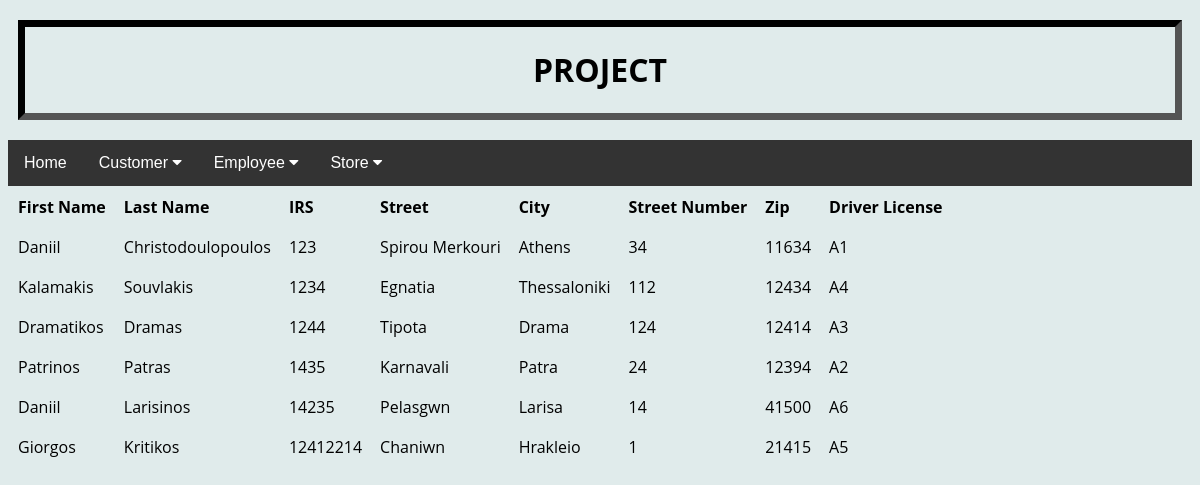
The page /php/viewEmployees.php on the database its author committed.
### tables this page shows
CREATE TABLE `Employee` (
  `IRS` int(20) UNSIGNED NOT NULL,
  `Social_Security_Number` varchar(30) NOT NULL,
  `Driver_License` varchar(30) NOT NULL,
  `First_Name` varchar(30) NOT NULL,
  `Last_Name` varchar(30) NOT NULL,
  `Street` varchar(30) NOT NULL,
  `Street_Number` int(20) UNSIGNED DEFAULT NULL,
  `Postal_Code` int(20) UNSIGNED DEFAULT NULL,
  `City` varchar(30) NOT NULL
);

### php/viewEmployees.php (the view, shortened to what this page needs)
<html>
<head>
<link rel="stylesheet" href="https://cdnjs.cloudflare.com/ajax/libs/font-awesome/4.7.0/css/font-awesome.min.css">
</head>
<body>
<div id="logo">
    <h1>PROJECT</h1>
</div>
<?php
require_once('../root/connect.php');
$query = "SELECT First_Name, Last_Name, IRS, Street, City,
    Street_Number, Postal_Code, Driver_License FROM Employee";
$response = @mysqli_query($dbc, $query);
if($response){
    echo '<table align = "left" cellscpacing = "5" cellpadding = "8">
        <tr><td align="left"><b>First Name</b></td>
        <td align="left"><b>Last Name</b></td>
        <td align="left"><b>IRS</b></td>
        <td align="left"><b>Street</b></td>
        <td align="left"><b>City</b></td>
        <td align="left"><b>Street Number</b></td>
        <td align="left"><b>Zip</b></td>
        <td align="left"><b>Driver License</b></td></tr>';
    while($row = mysqli_fetch_array($response)){
            echo '<tr><td align="left">' .
            $row['First_Name'] . '</td><td align="left">' .
            $row['Last_Name'] . '</td><td align="left">' .
            $row['IRS'] . '</td><td align="left">' .
            $row['Street'] . '</td><td align="left">' .
            $row['City'] . '</td><td align="left">' .
            $row['Street_Number'] . '</td><td align="left">' .
            $row['Postal_Code'] . '</td><td align="left">' .
            $row['Driver_License'] . '</td>';
        echo '</tr>';
    }
    echo '</table>';
}
else {
    echo "Couldn't issue database query<br />";
    echo mysqli_error($dbc);
}
?>
</body>
</html>

### rows shown on the page
employee: First_Name "Daniil", Last_Name "Christodoulopoulos", IRS "123", Street "Spirou Merkouri", City "Athens", Street_Number "34", Postal_Code "11634", Driver_License "A1"
employee: First_Name "Kalamakis", Last_Name "Souvlakis", IRS "1234", Street "Egnatia", City "Thessaloniki", Street_Number "112", Postal_Code "12434", Driver_License "A4"
employee: First_Name "Dramatikos", Last_Name "Dramas", IRS "1244", Street "Tipota", City "Drama", Street_Number "124", Postal_Code "12414", Driver_License "A3"
employee: First_Name "Patrinos", Last_Name "Patras", IRS "1435", Street "Karnavali", City "Patra", Street_Number "24", Postal_Code "12394", Driver_License "A2"
employee: First_Name "Daniil", Last_Name "Larisinos", IRS "14235", Street "Pelasgwn", City "Larisa", Street_Number "14", Postal_Code "41500", Driver_License "A6"
employee: First_Name "Giorgos", Last_Name "Kritikos", IRS "12412214", Street "Chaniwn", City "Hrakleio", Street_Number "1", Postal_Code "21415", Driver_License "A5"
